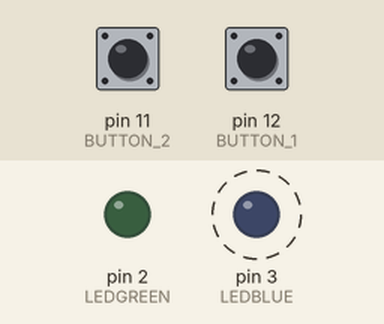
Recording of a sketch running on a simulated Arduino Nano, built with avr-gcc and run on an emulated ATmega328P. Shown: output pins drawn as LEDs (lit = HIGH). Dashed ring = blinking. The test bench sets the inputs (shaded band); at power-on: pin 12 (BUTTON_1) HIGH, pin 11 (BUTTON_2) HIGH.

Above: at 1.7 s.
1.8 s: pin 12 (BUTTON_1) pulled LOW for 0.35 s
At 1.95 s:
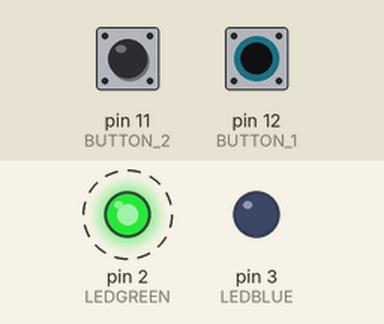
5.1 s: pin 11 (BUTTON_2) pulled LOW for 0.35 s
At 5.25 s:
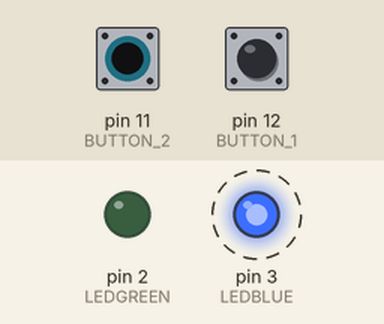
8.1 s: pin 12 (BUTTON_1) pulled LOW for 1 s
At 8.55 s:
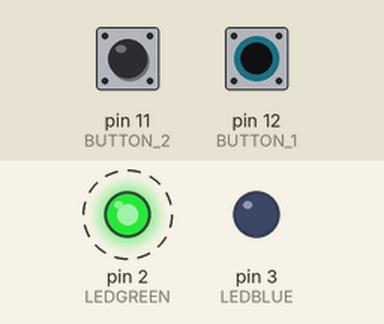
Timing chart, 0 to 17.1 s (numbered marks = the images above; inputs shaded):
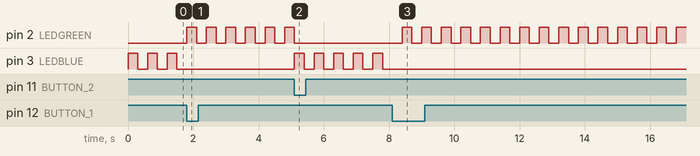

The sketch:

goto.ino
```cpp
/*
* Esempio per Arduino e altre board (Board usata nel corso Arduino Nano RP2040 Connect)
* Puntata 7 di Impariamo Arduino Live : https://youtu.be/GGcnIBsYJ5k
* Il metodo goto è un metodo che non viene quasi mai usato nei codici di Arduino ma a mio avviso ci permette di creare codici a stati molto velocemente e in modo versatile
* al goto vengono abbinati alcuni elementi del linguaggio di programmazione chiamati "label"
* le label le possiamo riconoscere dal fatto che vengono scritte nel seguente modo :
*
* label_esempio :
*   //codice da eseguire se si entra nella label_esempio
*
* questo metodo di programmazione non è ben visto dalla maggior parte degli sviluppatori perchè è difficile da debuggare in caso di errori
* una cosa molto importante da sapere del goto è che può richiamare le label solo ed esclusivamente nella stessa funzione nella quale questi elementi sono collocati
* questo metodo proviene dal linguaggio di programmazione C
*
* In questo specifico esempio è possibile passare da un blink di un led e l'altro usando due pulsanti
* Creato da : Mirko Pacioni
* Licenza : GPL v3
*/

//definisco una costante con il numero del pin 3, darà il nome al pin del led blu
#define LEDBLUE 3
//definisco una costante con il numero del pin 2, darà il nome al pin del led verde
#define LEDGREEN 2
//definisco una costante con il numero del pin 12, darà il nome al pin del pulsante 1
#define BUTTON_1 12
//definisco una costante con il numero del pin 11, darà il nome al pin del pulsante 2
#define BUTTON_2 11

//creo una variabile booleana (true o false) che terrà traccia del valore del pin del led blu, viene inizializzata a false (LOW, led spento)
bool statusBLUE = false;
//creo una variabile booleana (true o false) che terrà traccia del valore del pin del led verde, viene inizializzata a false (LOW, led spento)
bool statusGREEN = false;
//creo una variabile booleana (true o false) che terrà traccia dello stato di inizializzazione del nostro programma
//utilizzeremo questa variabile per richiamere il blink del led blu solo una volta all'ingresso del loop
bool statusSTART = false;

void setup() {
  //imposto il pin del led blu come uscita
  pinMode(LEDBLUE, OUTPUT);
  //imposto il pin del led verde come uscita
  pinMode(LEDGREEN, OUTPUT);
  //imposto il pin del pulsante 1 come ingresso settato in pullup, senza resistore sui collegamenti, sfruttando il resistore interno al microcontrollore
  pinMode(BUTTON_1, INPUT_PULLUP);
  //imposto il pin del pulsante 2 come ingresso settato in pullup, senza resistore sui collegamenti, sfruttando il resistore interno al microcontrollore
  pinMode(BUTTON_2, INPUT_PULLUP);
}

void loop() {
  //il seguente if controlla che la variabile booleana statusSTART sia a false
  //il valore di questa variabile come si può vedere nella riga 35 (prima del setup) viene inizializzato a false
  //se statusSTART è false entra nell'if
  if(!statusSTART) {
    //per prima cosa setta il valore di statusSTART a true in modo tale che questo if non venga più soddisfatto da questo momento in poi
    statusSTART = true;
    //richiama la label blinkblue e da qui in poi inizia il programma
    goto blinkblue;
  }

  //label "blinkblue" contiene il ciclo while che farà lampeggiare il led blu
  blinkblue :
    //ciclo while infinito che esegue il blink del led blu
    while(1) {
      //imposto la variabile statusBLUE a true se è false e viceversa, in sostanza inverto il suo valore
      statusBLUE = !statusBLUE;
      //digitalWrite permette di scrivere un valore digitale (0 o 1) al pin che scegliamo, in questo caso LEDGREEN
      //se il valore di statusGREEN è true il valore settato al digitalWrite sarà 1
      //se il valore di statusGREEN è false il valore settato al digitalWrite sarà 0
      //in questo caso il led verde resterà spento per tutto il tempo del blink del led blu
      digitalWrite(LEDGREEN, LOW);
      //con digitalWrite setto un valore digitale al led blu, dando come valore di riferimento la variabile statusBLUE
      digitalWrite(LEDBLUE, statusBLUE);
      //se il pulsante 1 non viene premuto attende 300 millisecondi prima di passare a un nuovo step del ciclo do while corrente
      delay(300);
      //con il seguente if controllo se il pin del pulsante 1 assume un valore a LOW (GND)
      //il pin mantiene un valore ad HIGH per tutto l'arco del tempo che il pulsante 1 non è premuto
      if(digitalRead(BUTTON_1) == LOW) {
        //il pulsante 1 è stato premuto e di conseguenza goto richiamerà la label "blinkgreen" uscendo dal while del blink del led blu
        goto blinkgreen;
      }
    }

  //label "blinkgreen" contiene il ciclo while che farà lampeggiare il led verde
  blinkgreen :
    //ciclo while infinito che esegue il blink del led verde
    while(1) {
      //imposto la variabile statusGREEN a true se è false e viceversa, anche in questo caso, come per statusBLUE viene invertito il suo valore
      statusGREEN = !statusGREEN;
      //digitalWrite permette di scrivere un valore digitale (0 o 1) al pin che scegliamo, in questo caso LEDBLUE
      //se il valore di statusGREEN è true il valore settato al digitalWrite sarà 1
      //se il valore di statusGREEN è false il valore settato al digitalWrite sarà 0
      //in questo caso il led blue resterà spento per tutto il tempo del blink del led verde
      digitalWrite(LEDBLUE, LOW);
      //con digitalWrite setto un valore digitale al led verde, dando come valore di riferimento la variabile statusGREEN
      digitalWrite(LEDGREEN, statusGREEN);
      //se il pulsante 2 non viene premuto attende 300 millisecondi prima di passare a un nuovo step del ciclo do while corrente
      delay(300);
      //con il seguente if controllo se il pin del pulsante 2 assume un valore a LOW (GND)
      //il pin mantiene un valore ad HIGH per tutto l'arco del tempo che il pulsante 2 non è premuto
      if(digitalRead(BUTTON_2) == LOW) {
        //il pulsante 2 è stato premuto e di conseguenza goto richiamerà la label "blinkblue" uscendo dal while del blink del led verde
        goto blinkblue;
      }
    }

}
```

Measured:
- after the input at 1.8 s, pin 2 (LEDGREEN): alternates HIGH for 0.30 s and LOW for 0.30 s, starting at once; pin 3 (LEDBLUE): stops changing and stays LOW
- after the input at 5.1 s, pin 2 (LEDGREEN): goes on until 5.1 s, then stays LOW; pin 3 (LEDBLUE): alternates HIGH for 0.30 s and LOW for 0.30 s, starting at once
- after the input at 8.1 s, pin 2 (LEDGREEN): alternates HIGH for 0.30 s and LOW for 0.30 s, starting after 0.30 s; pin 3 (LEDBLUE): stops changing and stays LOW
- by itself, pin 3 (LEDBLUE): alternates HIGH for 0.30 s and LOW for 0.30 s
